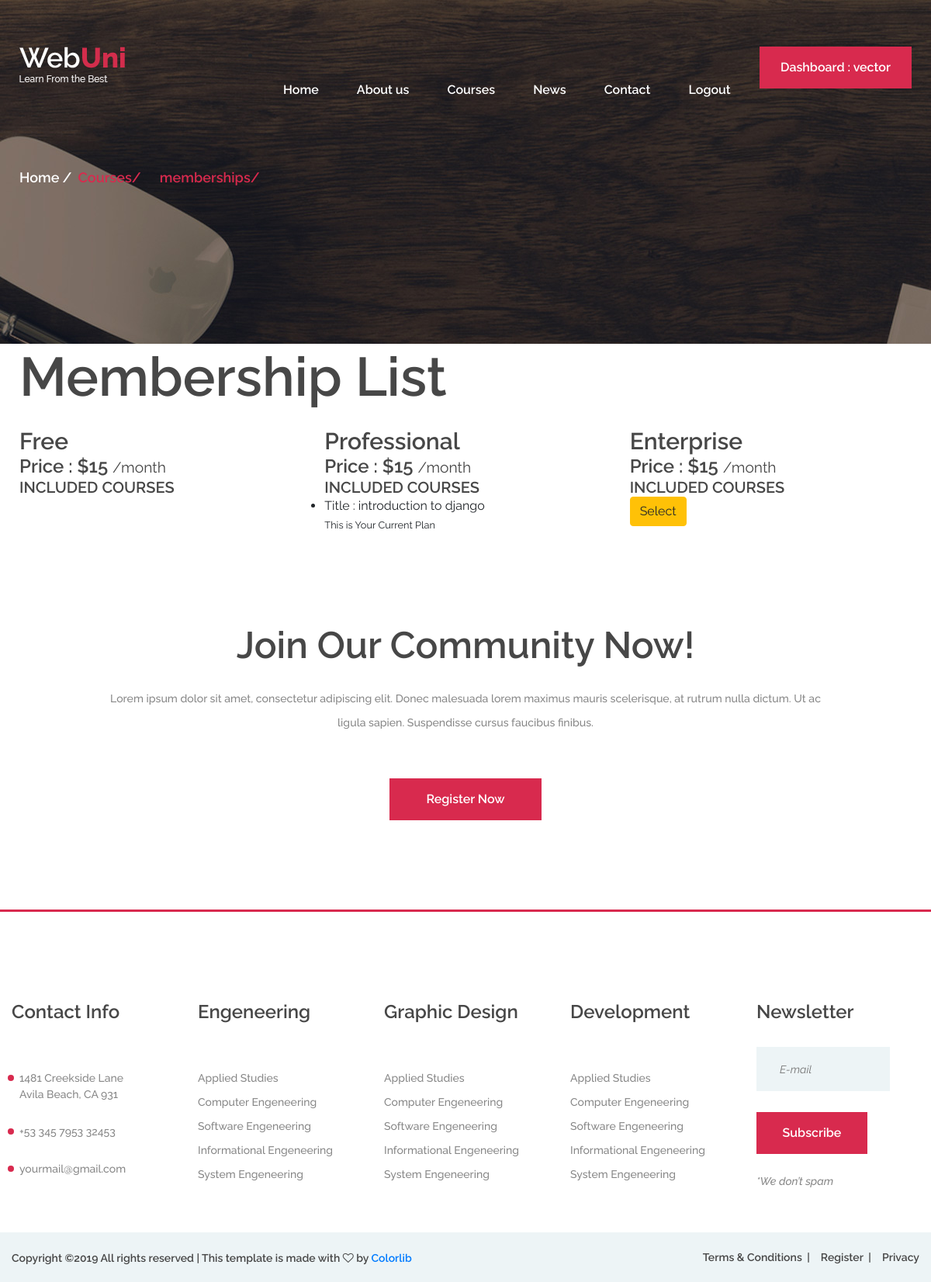
The page /memberships/ (signed in) on the database as committed earlier.
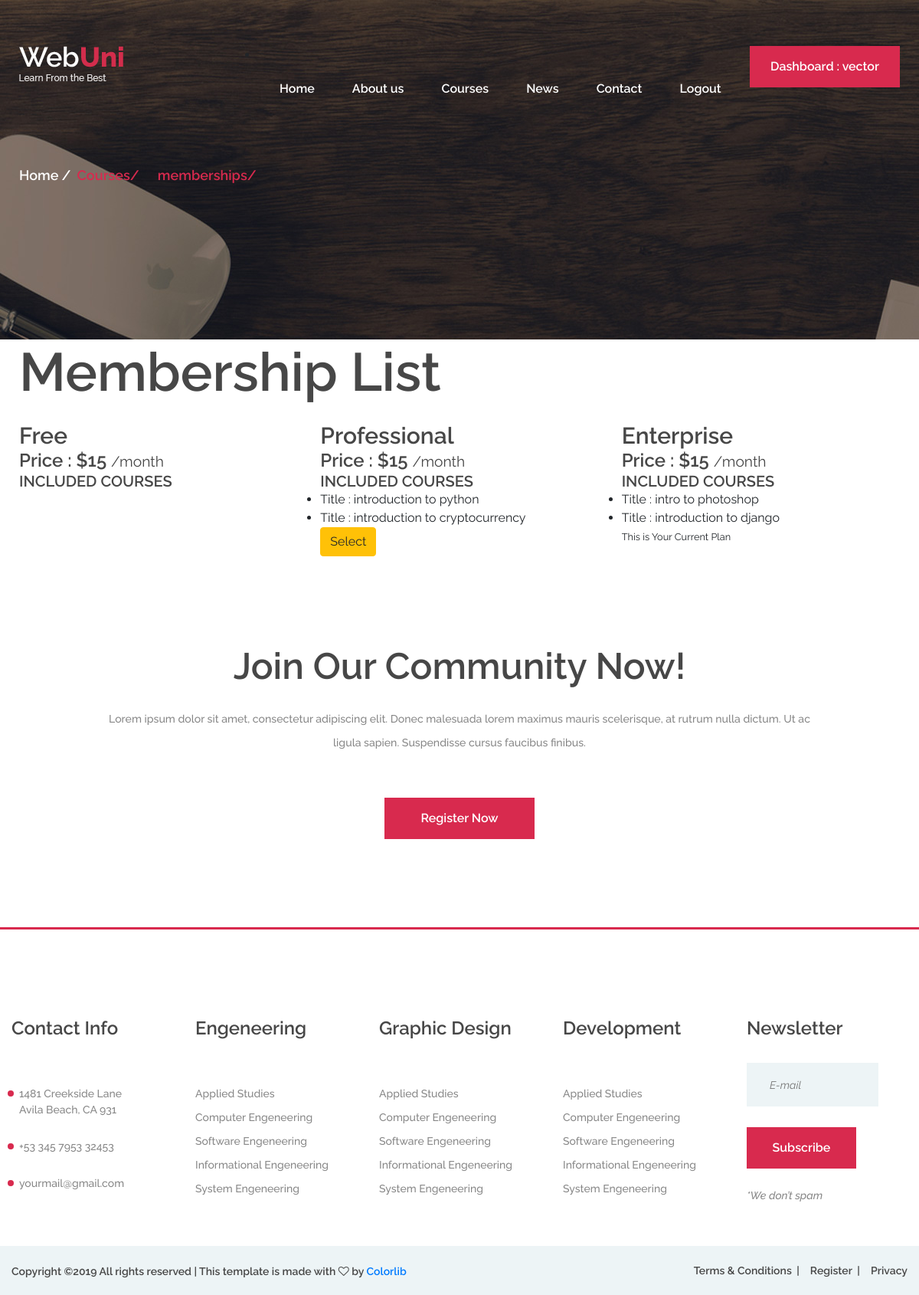
The same page on the database as committed later.
### memberships/models.py (models this page shows)
class Membership(models.Model):
    slug = models.SlugField()
    membership_type = models.CharField(choices=MEMBERSHIP_CHOICES,default='Free',max_length=30)
    price = models.IntegerField(default=15)
    stripe_plan_id = models.CharField(max_length=40)
    def __str__(self):
        return self.membership_type

### courses/models.py (models this page shows, shortened)
class Course(models.Model):
    creator = models.ForeignKey(User,on_delete = models.CASCADE)
    slug = models.SlugField()
    title = models.CharField(max_length=30)
    category = models.ForeignKey(Category,on_delete=models.CASCADE)
    description = models.TextField(max_length=400)
    created_time = models.DateTimeField(auto_now=True)
    duration = models.CharField(max_length=10,help_text = 'please use the following formats : 1 Week or 1 Month')
    starting_date = models.DateField(null=True)
    ending_date = models.DateField(null=True)
    allowed_memberships = models.ManyToManyField(Membership,related_name='membershipsallowed')

### memberships/views.py (the view, shortened to what this page needs)
# urls.py: path('memberships/', MembershipSelectView.as_view(), name='select_membership'),
class MembershipSelectView(ListView):
    template_name = 'memberships/membership_list.html'
    context_object_name = 'memberships'
    model = Membership
    def get_context_data(self, **kwargs):
        context = super().get_context_data(**kwargs)
        current_membership = get_user_membership(self.request)
        context['current_membership'] = str(current_membership.membership)
        return context

### memberships/views.py (called while the page is built)
def get_user_membership(request):
    user_membership_qs = UserMembership.objects.filter(user=request.user)
    if user_membership_qs.exists():
        return user_membership_qs.first()
    return None

### memberships/templates/memberships/membership_list.html (shortened to what this page needs)
{% extends 'base.html' %}
{% load staticfiles %}
{% block content %}
<div class="page-info-section set-bg" data-setbg="{% static 'webuni/img/page-bg/2.jpg' %}">
  <div class="container">
    <div class="site-breadcrumb">
      <a href="#">Home</a>
      <span>Courses/</span>
      <span>memberships/</span>
    </div>
  </div>
</div>
    <div class="container">
      <h1 class="pb-4">Membership List</h1>
      <div class="row">
        {% for membership in memberships %}
        <div class="col-sm-4 col-md-4">
          <h3>{{ membership.membership_type }}</h3>
          <h4>Price : ${{ membership.price }} <small>/month</small> </h4>
          <h5>INCLUDED COURSES</h5>
          <ul>
            {% for course in membership.membershipsallowed.all %}
              <li>Title : {{course.title}}</li>
            {% endfor %}
          </ul>
          {% if membership.membership_type != 'Free' %}
          <form class="" action="{% url 'memberships:select_membership' %}" method="POST">
            {% if membership.membership_type != current_membership %}
            <button type="submit" class="btn btn-warning">Select</button>
            {% else %}
            <small>This is Your Current Plan</small>
            {% endif %}
          </form>
          {% endif %}
        </div>
        {% endfor %}
      </div>
    </div>
{% endblock content %}

Rows that differ between the two databases and show on the page:
changed Membership "Professional": loses Course (title "introduction to django"); text "This is Your Current Plan" → "Select"
added Course: title "introduction to python", shown under Membership "Professional"
added Course: title "introduction to cryptocurrency", shown under Membership "Professional"
changed Membership "Enterprise": gains Course (title "introduction to django"); text "Select" → "This is Your Current Plan"
added Course: title "intro to photoshop", shown under Membership "Enterprise"
